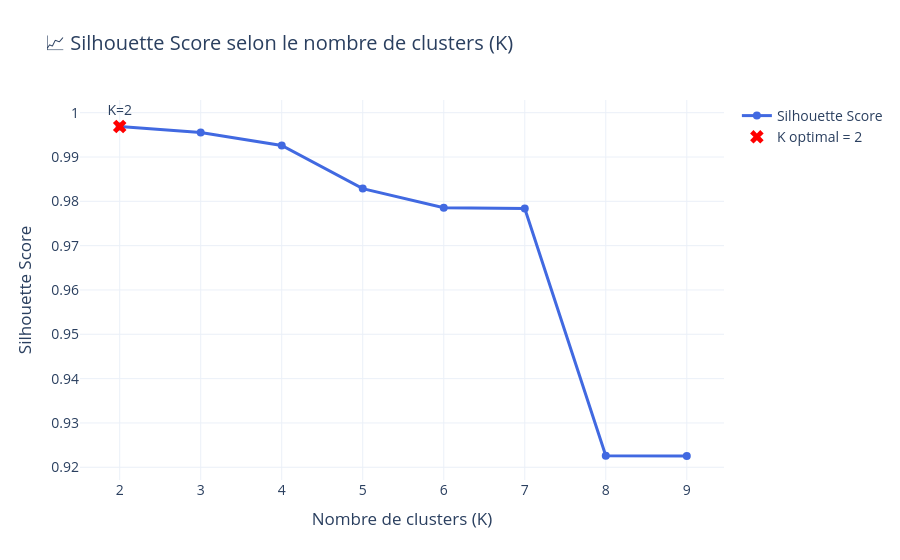

Notebook code cell kept with this figure:
### Code cell
from sklearn.cluster import KMeans
from sklearn.metrics import silhouette_score
import plotly.graph_objects as go


scores = []
K_range = range(2, 10)

for k in K_range:
    kmeans = KMeans(n_clusters=k, random_state=42)
    kmeans.fit(X)  
    score = silhouette_score(X, kmeans.labels_)
    scores.append(score)


optimal_k = K_range[np.argmax(scores)]
optimal_score = max(scores)

fig = go.Figure()


fig.add_trace(go.Scatter(
    x=list(K_range),
    y=scores,
    mode='lines+markers',
    name='Silhouette Score',
    line=dict(color='royalblue', width=3),
    marker=dict(size=8)
))


fig.add_trace(go.Scatter(
    x=[optimal_k],
    y=[optimal_score],
    mode='markers+text',
    name=f'K optimal = {optimal_k}',
    text=[f'K={optimal_k}'],
    textposition="top center",
    marker=dict(color='red', size=12, symbol='x')
))


fig.update_layout(
    title="📈 Silhouette Score selon le nombre de clusters (K)",
    xaxis_title="Nombre de clusters (K)",
    yaxis_title="Silhouette Score",
    template="plotly_white",
    font=dict(size=14),
    showlegend=True
)

fig.show()

print(f"K optimal = {optimal_k} avec un score de silhouette de {optimal_score:.3f}")

### Figure 1 — Plotly figure (JSON) as saved in the notebook; plotly's stock layout.template omitted (floating-point values rounded to 4 significant figures)
{"data": [{"line": {"color": "royalblue", "width": 3}, "marker": {"size": 8}, "mode": "lines+markers", "name": "Silhouette Score", "type": "scatter", "x": [2, 3, 4, 5, 6, 7, 8, 9], "y": [0.9969, 0.9955, 0.9926, 0.9829, 0.9786, 0.9784, 0.9226, 0.9225]}, {"marker": {"color": "red", "size": 12, "symbol": "x"}, "mode": "markers+text", "name": "K optimal = 2", "text": ["K=2"], "textposition": "top center", "type": "scatter", "x": [2], "y": [0.9969]}], "layout": {"font": {"size": 14}, "showlegend": true, "title": {"text": "📈 Silhouette Score selon le nombre de clusters (K)"}, "xaxis": {"title": {"text": "Nombre de clusters (K)"}}, "yaxis": {"title": {"text": "Silhouette Score"}}}}
